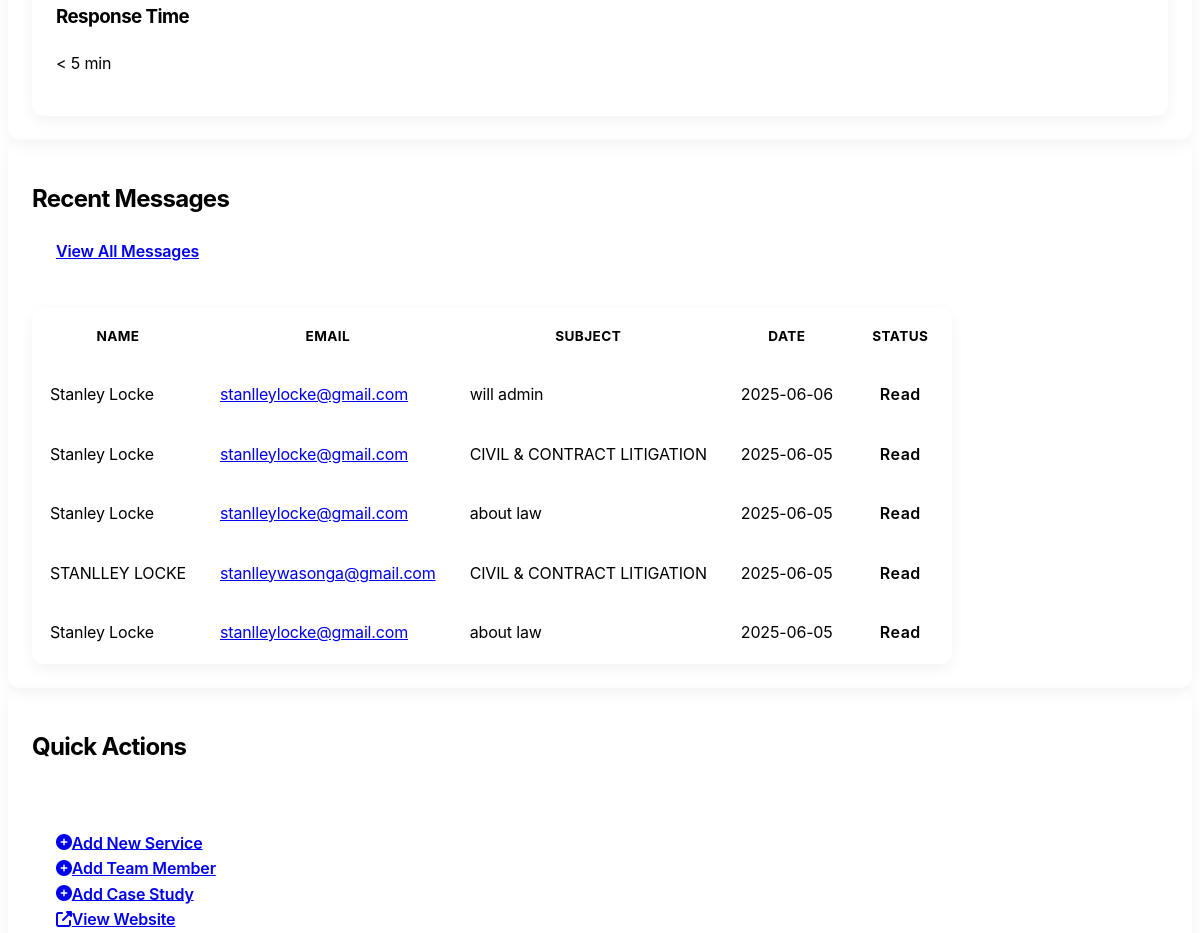
Page /admin/ (signed in, middle part) on the earlier database version.
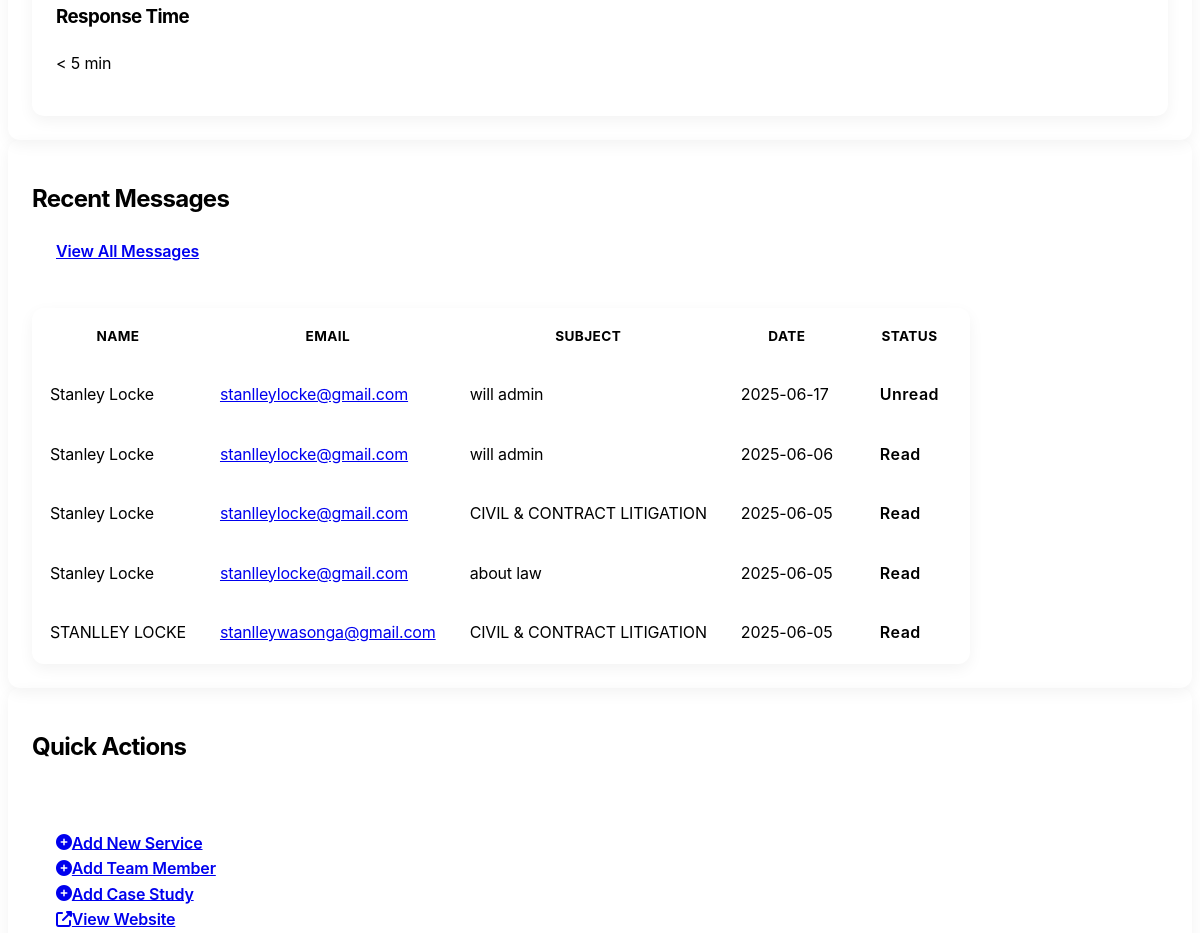
Same page on the later database version.
### models.py (models this page shows, shortened)
class ContactMessage(db.Model):
    id = db.Column(db.Integer, primary_key=True)
    name = db.Column(db.String(100), nullable=False)
    email = db.Column(db.String(120), nullable=False)
    phone = db.Column(db.String(30))
    subject = db.Column(db.String(200))
    message = db.Column(db.Text, nullable=False)
    service_id = db.Column(db.Integer, db.ForeignKey('service.id'), nullable=True)
    service = db.relationship('Service', backref=db.backref('contact_messages', lazy=True))
    is_read = db.Column(db.Boolean, default=False)
    created_at = db.Column(db.DateTime, default=datetime.utcnow)

### routes/admin_routes.py (the view)
    @login_required
    def decorated_function(*args, **kwargs):
        if not current_user.is_admin:
            flash('You need administrator privileges to access this page.', 'danger')
            return redirect(url_for('main.index'))
        return f(*args, **kwargs)

### routes/admin_routes.py (called while the page is built)
def admin_required(f):
    @login_required
    def decorated_function(*args, **kwargs):
        if not current_user.is_admin:
            flash('You need administrator privileges to access this page.', 'danger')
            return redirect(url_for('main.index'))
        return f(*args, **kwargs)
    decorated_function.__name__ = f.__name__
    return decorated_function

@admin_bp.route('/')
@admin_required
def dashboard():
    services_count = Service.query.count()
    team_members_count = TeamMember.query.count()
    case_studies_count = CaseStudy.query.count()
    unread_messages_count = ContactMessage.query.filter_by(is_read=False).count()
    recent_messages = ContactMessage.query.order_by(desc(ContactMessage.created_at)).limit(5).all()
    return render_template('admin/dashboard.html',
                          title='Admin Dashboard',
                          services_count=services_count,
                          team_members_count=team_members_count,
                          case_studies_count=case_studies_count,
                          unread_messages_count=unread_messages_count,
                          recent_messages=recent_messages)

### templates/admin/dashboard.html (shortened to what this page needs)
{% extends "layout.html" %}
{% block content %}
<div class="container-fluid py-4">
    <div class="row mb-4">
        <div class="col-md-12">
            <div class="card">
                <div class="card-body">
                    <div class="row">
                        <div class="col-md-4">
                            <div class="card border-0 bg-light mb-3">
                                <div class="card-body text-center">
                                    <h3 class="h5">Response Time</h3>
                                    <p class="h3 mb-0">< 5 min</p>
                                </div>
                            </div>
                        </div>
                    </div>
                </div>
            </div>
        </div>
    </div>
    <div class="row">
        <div class="col-md-12">
            <div class="card">
                <div class="card-header d-flex justify-content-between align-items-center">
                    <h2 class="h5 mb-0">Recent Messages</h2>
                    <a href="{{ url_for('admin.messages') }}" class="btn btn-sm btn-outline-primary">View All Messages</a>
                </div>
                <div class="card-body p-0">
                    <div class="table-responsive">
                        <table class="table table-hover admin-table mb-0">
                            <thead>
                                <tr>
                                    <th>Name</th>
                                    <th>Email</th>
                                    <th>Subject</th>
                                    <th>Date</th>
                                    <th>Status</th>
                                </tr>
                            </thead>
                            <tbody>
                                {% if recent_messages %}
                                    {% for message in recent_messages %}
                                    <tr {% if not message.is_read %}class="table-warning"{% endif %}>
                                        <td>{{ message.name }}</td>
                                        <td><a href="mailto:{{ message.email }}">{{ message.email }}</a></td>
                                        <td>{{ message.subject|truncate(30) }}</td>
                                        <td>{{ message.created_at.strftime('%Y-%m-%d') }}</td>
                                        <td>
                                            {% if message.is_read %}
                                            <span class="badge bg-success">Read</span>
                                            {% else %}
                                            <span class="badge bg-warning text-dark">Unread</span>
                                            {% endif %}
                                        </td>
                                    </tr>
                                    {% endfor %}
                                {% else %}
                                <tr>
                                    <td colspan="5" class="text-center">No recent messages</td>
                                </tr>
                                {% endif %}
                            </tbody>
                        </table>
                    </div>
                </div>
            </div>
        </div>
    </div>
    <div class="row mt-4">
        <div class="col-md-12">
            <div class="card">
                <div class="card-header">
                    <h2 class="h5 mb-0">Quick Actions</h2>
                </div>
                <div class="card-body">
                    <div class="row">
                        <div class="col-md-3 mb-3 mb-md-0">
                            <div class="d-grid">
                                <a href="{{ url_for('admin.new_service') }}" class="btn btn-outline-primary">
                                    <i class="fas fa-plus-circle me-2"></i>Add New Service
                                </a>
                            </div>
                        </div>
                        <div class="col-md-3 mb-3 mb-md-0">
                            <div class="d-grid">
                                <a href="{{ url_for('admin.new_team_member') }}" class="btn btn-outline-success">
                                    <i class="fas fa-plus-circle me-2"></i>Add Team Member
                                </a>
                            </div>
                        </div>
                        <div class="col-md-3 mb-3 mb-md-0">
                            <div class="d-grid">
                                <a href="{{ url_for('admin.new_case') }}" class="btn btn-outline-info">
                                    <i class="fas fa-plus-circle me-2"></i>Add Case Study
                                </a>
                            </div>
                        </div>
                        <div class="col-md-3">
                            <div class="d-grid">
                                <a href="{{ url_for('main.index') }}" target="_blank" class="btn btn-outline-secondary">
                                    <i class="fas fa-external-link-alt me-2"></i>View Website
                                </a>
                            </div>
                        </div>
                    </div>
                </div>
            </div>
        </div>
    </div>
</div>
{% endblock %}

### templates/layout.html (shortened to what this page needs)
<!DOCTYPE html>
<html lang="en" data-bs-theme="dark">
<head>
    <link rel="stylesheet" href="https://cdn.replit.com/agent/bootstrap-agent-dark-theme.min.css">
    <link rel="stylesheet" href="https://cdnjs.cloudflare.com/ajax/libs/font-awesome/6.4.0/css/all.min.css">
    <link rel="stylesheet" href="{{ url_for('static', filename='css/custom.css') }}">
</head>
<body>
    {% block content %}{% endblock %}
</body>
</html>

### static/css/custom.css (style rules this page uses)
body { font-family: 'Inter', 'Roboto', sans-serif; letter-spacing: -0.01em; line-height: 1.6; overflow-x: hidden; }
h1, h2, h3, h4, h5, h6 { font-weight: 700; letter-spacing: -0.03em; }
.btn { border-radius: 8px; padding: 0.6rem 1.5rem; font-weight: 600; transition: all 0.3s ease; }
.card { border: none; border-radius: 12px; box-shadow: 0 5px 15px rgba(0, 0, 0, 0.05); overflow: hidden; transition: all 0.3s ease-in-out; }
.card-header { border-bottom: none; padding: 1.25rem 1.5rem; }
.card-body { padding: 1.5rem; }
.admin-table { border-radius: 12px; overflow: hidden; box-shadow: 0 5px 15px rgba(0, 0, 0, 0.05); }
.admin-table th { border-top: none; font-weight: 700; text-transform: uppercase; font-size: 0.85rem; letter-spacing: 0.03em; padding: 1rem; background-color: rgba(var(--bs-dark-rgb), 0.03); }
.admin-table td { padding: 1rem; vertical-align: middle; }
.admin-table tbody tr { transition: all 0.2s ease; }
.badge { padding: 0.5em 0.8em; font-weight: 600; letter-spacing: 0.03em; border-radius: 6px; }

Differences in the rows shown:
no longer on this page (row unchanged): ContactMessage: name "Stanley Locke", email "stanlleylocke@gmail.com", subject "about law", created_at "2025-06-05", is_read "Read"
added ContactMessage: name "Stanley Locke", email "stanlleylocke@gmail.com", subject "will admin", created_at "2025-06-17", is_read "Unread"
